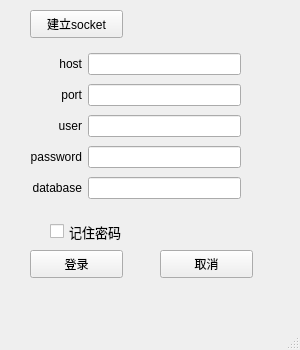
<?xml version="1.0" encoding="UTF-8"?>
<ui version="4.0">
 <class>initWindow</class>
 <widget class="QMainWindow" name="initWindow">
  <property name="geometry">
   <rect>
    <x>0</x>
    <y>0</y>
    <width>300</width>
    <height>350</height>
   </rect>
  </property>
  <property name="windowTitle">
   <string>登录</string>
  </property>
  <widget class="QWidget" name="centralwidget">
   <widget class="QWidget" name="gridLayoutWidget">
    <property name="geometry">
     <rect>
      <x>30</x>
      <y>50</y>
      <width>211</width>
      <height>155</height>
     </rect>
    </property>
    <layout class="QGridLayout" name="gridLayout">
     <item row="3" column="1">
      <widget class="QLineEdit" name="lineEdit_password">
       <property name="echoMode">
        <enum>QLineEdit::EchoMode::PasswordEchoOnEdit</enum>
       </property>
      </widget>
     </item>
     <item row="3" column="0">
      <widget class="QLabel" name="label_4">
       <property name="text">
        <string>password</string>
       </property>
       <property name="alignment">
        <set>Qt::AlignmentFlag::AlignRight|Qt::AlignmentFlag::AlignTrailing|Qt::AlignmentFlag::AlignVCenter</set>
       </property>
      </widget>
     </item>
     <item row="0" column="0">
      <widget class="QLabel" name="label">
       <property name="sizePolicy">
        <sizepolicy hsizetype="Preferred" vsizetype="Preferred">
         <horstretch>0</horstretch>
         <verstretch>0</verstretch>
        </sizepolicy>
       </property>
       <property name="text">
        <string>host</string>
       </property>
       <property name="alignment">
        <set>Qt::AlignmentFlag::AlignRight|Qt::AlignmentFlag::AlignTrailing|Qt::AlignmentFlag::AlignVCenter</set>
       </property>
      </widget>
     </item>
     <item row="2" column="0">
      <widget class="QLabel" name="label_3">
       <property name="text">
        <string>user</string>
       </property>
       <property name="alignment">
        <set>Qt::AlignmentFlag::AlignRight|Qt::AlignmentFlag::AlignTrailing|Qt::AlignmentFlag::AlignVCenter</set>
       </property>
      </widget>
     </item>
     <item row="0" column="1">
      <widget class="QLineEdit" name="lineEdit_host"/>
     </item>
     <item row="1" column="0">
      <widget class="QLabel" name="label_2">
       <property name="text">
        <string>port</string>
       </property>
       <property name="alignment">
        <set>Qt::AlignmentFlag::AlignRight|Qt::AlignmentFlag::AlignTrailing|Qt::AlignmentFlag::AlignVCenter</set>
       </property>
      </widget>
     </item>
     <item row="1" column="1">
      <widget class="QLineEdit" name="lineEdit_port"/>
     </item>
     <item row="2" column="1">
      <widget class="QLineEdit" name="lineEdit_user"/>
     </item>
     <item row="4" column="0">
      <widget class="QLabel" name="label_5">
       <property name="text">
        <string>database</string>
       </property>
       <property name="alignment">
        <set>Qt::AlignmentFlag::AlignRight|Qt::AlignmentFlag::AlignTrailing|Qt::AlignmentFlag::AlignVCenter</set>
       </property>
      </widget>
     </item>
     <item row="4" column="1">
      <widget class="QLineEdit" name="lineEdit_database"/>
     </item>
    </layout>
   </widget>
   <widget class="QCheckBox" name="checkBox">
    <property name="geometry">
     <rect>
      <x>50</x>
      <y>220</y>
      <width>98</width>
      <height>23</height>
     </rect>
    </property>
    <property name="font">
     <font>
      <family>楷体</family>
      <pointsize>10</pointsize>
     </font>
    </property>
    <property name="text">
     <string>记住密码</string>
    </property>
   </widget>
   <widget class="QPushButton" name="pushButton_login">
    <property name="geometry">
     <rect>
      <x>30</x>
      <y>250</y>
      <width>93</width>
      <height>28</height>
     </rect>
    </property>
    <property name="text">
     <string>登录</string>
    </property>
   </widget>
   <widget class="QPushButton" name="pushButton_quit">
    <property name="geometry">
     <rect>
      <x>160</x>
      <y>250</y>
      <width>93</width>
      <height>28</height>
     </rect>
    </property>
    <property name="text">
     <string>取消</string>
    </property>
   </widget>
   <widget class="QPushButton" name="pushButton_socket">
    <property name="geometry">
     <rect>
      <x>30</x>
      <y>10</y>
      <width>93</width>
      <height>28</height>
     </rect>
    </property>
    <property name="text">
     <string>建立socket</string>
    </property>
   </widget>
  </widget>
  <widget class="QMenuBar" name="menubar">
   <property name="geometry">
    <rect>
     <x>0</x>
     <y>0</y>
     <width>300</width>
     <height>21</height>
    </rect>
   </property>
  </widget>
  <widget class="QStatusBar" name="statusbar"/>
 </widget>
 <resources/>
 <connections/>
</ui>
